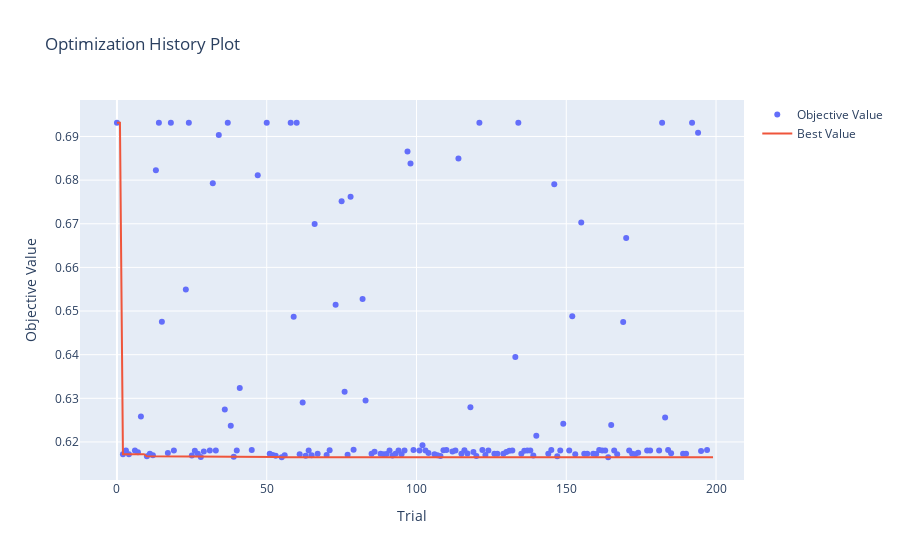

The notebook cell saved with this chart:
### Code cell
optuna.visualization.plot_optimization_history(study_best_features)

### Figure 1 — Plotly figure (JSON) as saved in the notebook; plotly's stock layout.template omitted (floating-point values rounded to 4 significant figures; data arrays with more than 128 entries replaced by an {"elided": "..."} marker saying what was removed)
{"data": [{"mode": "markers", "name": "Objective Value", "type": "scatter", "x": {"elided": "151 int values"}, "y": {"elided": "151 float values"}}, {"mode": "lines", "name": "Best Value", "type": "scatter", "x": {"elided": "200 int values"}, "y": {"elided": "200 float values"}}, {"marker": {"color": "#cccccc"}, "mode": "markers", "name": "Infeasible Trial", "showlegend": false, "type": "scatter", "x": [], "y": []}], "layout": {"title": {"text": "Optimization History Plot"}, "xaxis": {"title": {"text": "Trial"}}, "yaxis": {"title": {"text": "Objective Value"}}}}
